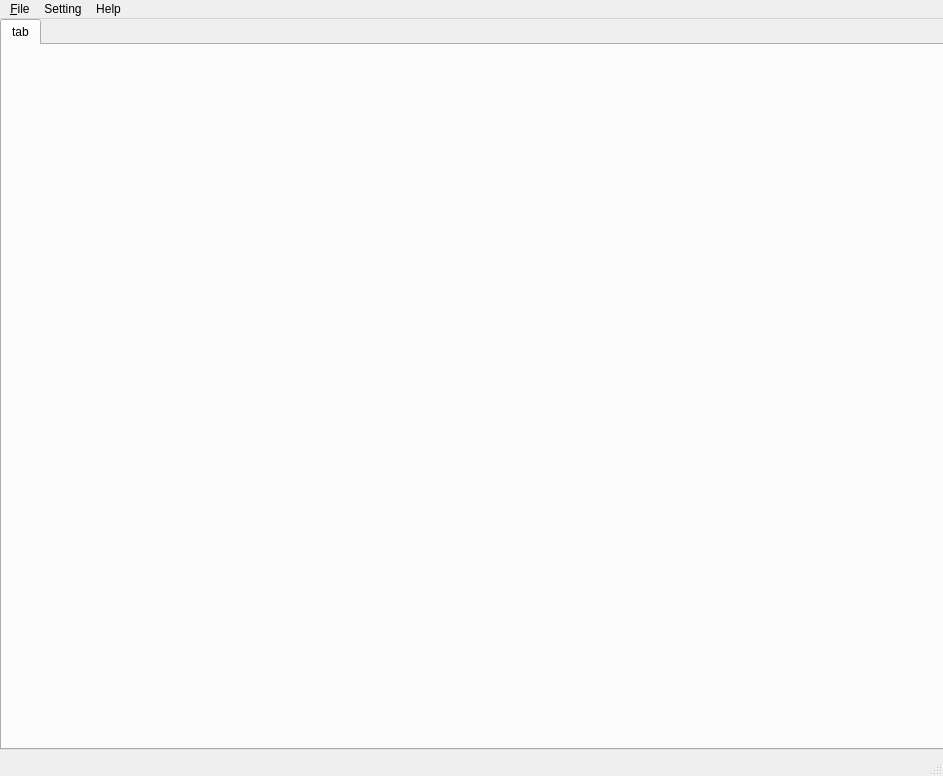
<?xml version="1.0" encoding="UTF-8"?>
<ui version="4.0">
 <class>MainWindow</class>
 <widget class="QMainWindow" name="MainWindow">
  <property name="geometry">
   <rect>
    <x>0</x>
    <y>0</y>
    <width>943</width>
    <height>776</height>
   </rect>
  </property>
  <property name="windowTitle">
   <string>UI Debug     DisConnect..</string>
  </property>
  <property name="windowIcon">
   <iconset>
    <normaloff>images/222.ico</normaloff>images/222.ico</iconset>
  </property>
  <property name="iconSize">
   <size>
    <width>32</width>
    <height>32</height>
   </size>
  </property>
  <widget class="QWidget" name="centralwidget">
   <widget class="QTabWidget" name="tabWidget">
    <property name="geometry">
     <rect>
      <x>0</x>
      <y>0</y>
      <width>1280</width>
      <height>731</height>
     </rect>
    </property>
    <property name="currentIndex">
     <number>0</number>
    </property>
    <widget class="QWidget" name="tab">
     <attribute name="title">
      <string>tab</string>
     </attribute>
    </widget>
   </widget>
  </widget>
  <widget class="QMenuBar" name="menubar">
   <property name="geometry">
    <rect>
     <x>0</x>
     <y>0</y>
     <width>943</width>
     <height>23</height>
    </rect>
   </property>
   <widget class="QMenu" name="menuFile">
    <property name="toolTip">
     <string extracomment="loading setting file or othes"/>
    </property>
    <property name="title">
     <string>&amp;File</string>
    </property>
    <addaction name="actionOpen_setting_file"/>
    <addaction name="actionSave_setting_file"/>
    <addaction name="actionQuit"/>
   </widget>
   <widget class="QMenu" name="menuSetting">
    <property name="title">
     <string>Setting</string>
    </property>
    <addaction name="actionConnect"/>
    <addaction name="actionDisconnect"/>
   </widget>
   <widget class="QMenu" name="menuHelp">
    <property name="title">
     <string>Help</string>
    </property>
   </widget>
   <addaction name="menuFile"/>
   <addaction name="menuSetting"/>
   <addaction name="menuHelp"/>
  </widget>
  <widget class="QStatusBar" name="statusbar"/>
  <action name="actionOpen_setting_file">
   <property name="text">
    <string>Open setting file</string>
   </property>
  </action>
  <action name="actionSave_setting_file">
   <property name="text">
    <string>Save setting file</string>
   </property>
  </action>
  <action name="actionQuit">
   <property name="text">
    <string>quit</string>
   </property>
  </action>
  <action name="actionConnect">
   <property name="text">
    <string>Connect</string>
   </property>
  </action>
  <action name="actionDisconnect">
   <property name="text">
    <string>Disconnect</string>
   </property>
  </action>
 </widget>
 <resources/>
 <connections/>
</ui>
